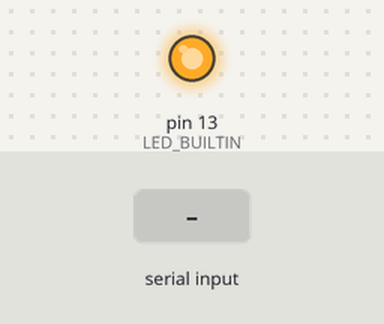
This sketch was run on a simulated Arduino Uno, built with avr-gcc and run on an emulated ATmega328P. On the bench: output pins drawn as LEDs (lit = HIGH). Dashed ring = blinking. Inputs (shaded band) come from the test bench.

Above: at 0.1 s.
At 1.5 s:
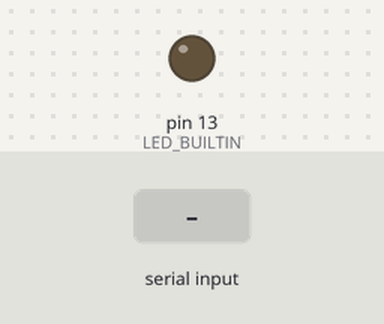
1.6 s: "A\n" received over Serial
At 1.75 s:
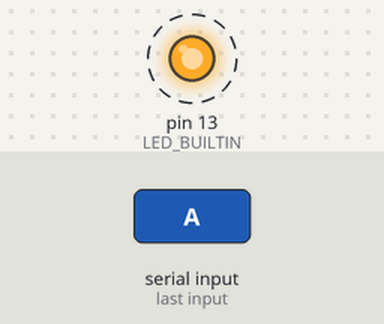
Timing chart, 0 to 4.6 s (numbered marks = the images above; inputs shaded):
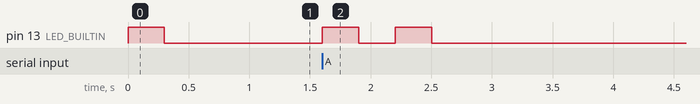

The sketch:

sketch_jan31b.ino
```cpp
String command;

void setup() {

Serial.begin(9600); // opens serial port, sets data rate to 9600 bps
pinMode(LED_BUILTIN, OUTPUT);
digitalWrite(LED_BUILTIN, HIGH);
delay(300);
digitalWrite(LED_BUILTIN, LOW);

}

void loop() {

  if (Serial.available()) {
    command = Serial.readStringUntil('\n');

    if (command.equals("H")){
      digitalWrite(LED_BUILTIN, HIGH);
      delay(1000);
    }else if (command.equals("A")){
      digitalWrite(LED_BUILTIN, HIGH);
      delay(300);
      digitalWrite(LED_BUILTIN, LOW);
      delay(300);
      digitalWrite(LED_BUILTIN, HIGH);
      delay(300);
    }
    digitalWrite(LED_BUILTIN, LOW);
  }
}
```

Measured:
- after the input at 1.6 s, pin 13 (LED_BUILTIN): alternates HIGH for 0.30 s and LOW for 0.30 s, 4 changes in all, then stays LOW, starting at once
